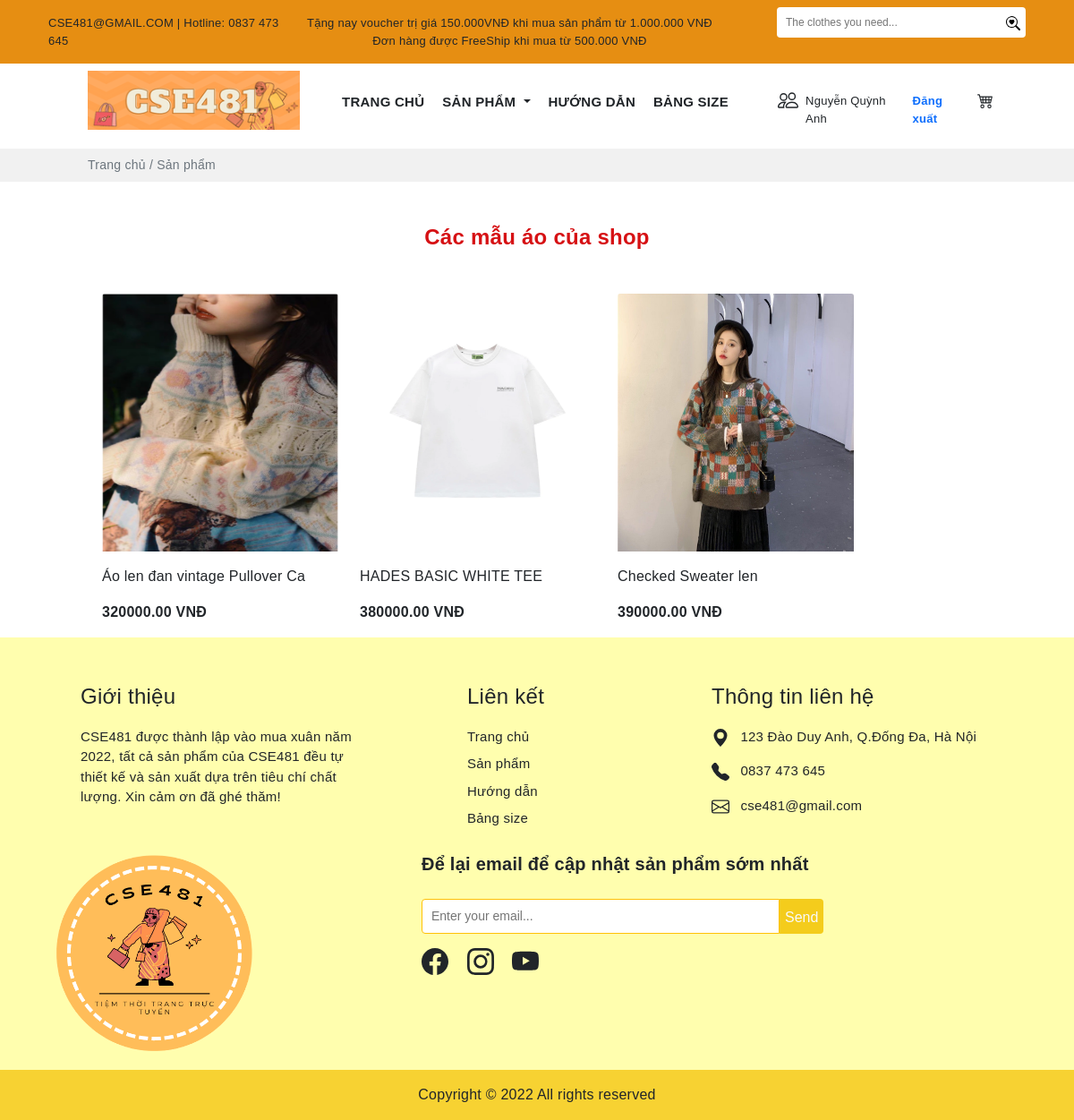
The page /product/top1.php?id=9 on the database its author committed.
### tables this page shows
CREATE TABLE `khachhang` (
  `MaK` int(11) NOT NULL,
  `TenK` varchar(100) DEFAULT NULL,
  `Gioitinh` varchar(10) DEFAULT NULL,
  `Ngaysinh` date DEFAULT NULL,
  `Diachi` varchar(100) DEFAULT NULL,
  `SĐT` varchar(10) DEFAULT NULL,
  `email` varchar(30) NOT NULL,
  `matkhau` varchar(50) DEFAULT NULL
);

CREATE TABLE `sanpham` (
  `MaSP` varchar(10) NOT NULL,
  `TenSP` varchar(30) DEFAULT NULL,
  `MaLH` varchar(10) NOT NULL,
  `Giaban` int(11) DEFAULT NULL,
  `Gianhap` int(11) DEFAULT NULL,
  `Tylegiamgia` double(2,2) DEFAULT NULL,
  `Soluong` int(11) DEFAULT NULL,
  `Mota` varchar(500) DEFAULT NULL,
  `Trangthai` varchar(30) DEFAULT NULL,
  `img` varchar(30) DEFAULT NULL,
  `Ngaynhap` date NOT NULL
);

### product/top1.php (the view, shortened to what this page needs)
<?php include('../config/database.php');
?>
<?php
$id =$_GET['id'];
    $sql3 = "SELECT * FROM khachhang, sanpham where khachhang.MaK='$id' ";
    $result3 = mysqli_query($conn,$sql3);
    if(mysqli_num_rows($result3)>0){
        $row = mysqli_fetch_assoc($result3);
        }
    ?>
<!DOCTYPE html>
<html lang="en">
<head>
    <link rel="stylesheet" href="https://cdn.jsdelivr.net/npm/bootstrap-icons@1.7.2/font/bootstrap-icons.css">
    <link href="https://cdn.jsdelivr.net/npm/bootstrap@5.1.3/dist/css/bootstrap.min.css" rel="stylesheet"
>
    <link rel="stylesheet" href="https://cdnjs.cloudflare.com/ajax/libs/OwlCarousel2/2.3.4/assets/owl.carousel.min.css"
 />
    <link rel="stylesheet"
        href="https://cdnjs.cloudflare.com/ajax/libs/OwlCarousel2/2.3.4/assets/owl.theme.default.min.css"
 />
    <link rel="stylesheet" href="../public/style.css">
</head>
<body>
    <div class="header">
        <div class="container-fluid" style="background:#e68e12;">
            <div class="container content">
                <div class="container">
                    <div class="row">
                        <div class="col py-3" style="font-size:13px;">
                            CSE481@GMAIL.COM | Hotline: 0837 473 645
                        </div>
                        <div class="col text-nowrap my-auto" style="font-size:13px;">
                            <p class="mb-0">
                                Tặng nay voucher trị giá 150.000VNĐ khi mua sản phẩm từ 1.000.000 VNĐ
                            </p>
                            <div class="text-center mx-auto">
                                Đơn hàng được FreeShip khi mua từ 500.000 VNĐ
                            </div>
                        </div>
                        <div class="col d-flex justify-content-end">
                            <div class="">
                                <form action="" method="GET">
                                    <div class="pt-2 ms-5 d-flex">
                                        <input class="py-2 rounded-start" type="text"
                                            style="border:none;padding-left: 10px;font-size:12px;width:250px"
                                            name="namesearch" placeholder="The clothes you need...">
                                        <button type="submit" class="border-0 rounded-0 rounded-end bg-white"> </button>
                                    </div>
                                </form>
                            </div>
                        </div>
                    </div>
                </div>
            </div>
        </div>
    </div>
    <section>
        <div class="container">
            <div class="row px-5">
                <div class="col-md-3 ">
                    <img src="../img/logo-hcn.png" alt="" class="mt-2 ms-2 img-fluid">
                </div>
                <div class="col-md ps-0 mt-4">
                    <div class="row">
                        <div class="col-md">
                            <ul class="nav justify-content-center">
                                <li class="nav-item fw-bold ">
                                    <a class="nav-link link-dark pe-1" style="font-size:15px" aria-current="page"
                                        href="../index1.php?id=<?php echo $row['email'];?>">TRANG CHỦ</a>
                                </li>
                                <li class="nav-item fw-bold">
                                    <a style="font-size:15px" class="pe-1 nav-link dropdown-toggle link-dark" href="#"
                                        id="navbarDarkDropdownMenuLink" role="button" data-bs-toggle="dropdown"
                                        aria-expanded="false">
                                        SẢN PHẨM
                                    </a>
                                </li>
                                <li class="nav-item fw-bold">
                                    <a class=" pe-1 nav-link link-dark" style="font-size:15px" href="../huongdan1.php?id=<?php echo $row['MaK']; ?>">HƯỚNG DẪN</a>
                                </li>
                                <li class="nav-item fw-bold">
                                    <a class="pe-1 nav-link link-dark" style="font-size:15px"href="../size1.php?id=<?php echo $row['MaK']; ?>">BẢNG SIZE</a>
                                </li>
                            </ul>
                        </div>
                        <div class="col-md-4 mt-1 d-flex">
                            <a href="../user.php?id=<?php echo $row['MaK'];?>" class="text-decoration-none link-dark">
                                <div class="d-flex">
                                    <p class="pt-1" style="font-size:13px"><?php echo $row['TenK']; ?></p>
                                </div>
                            </a>
                            <a href="logout.php" class="text-decoration-none link-dark">
                                <div class="ms-3">
                                    <p class="pt-1 fw-bold link-primary" style="font-size:13px">Đăng xuất</p>
                                </div>
                            </a>
                            <a href="../cart.php?id=<?php echo $row['MaK']?>">
                            </a>
                        </div>
                    </div>
                </div>
            </div>
        </div>
        <div class="mt-2" style="background:#f1f1f1">
            <div class="container">
                <p class="px-5 ms-2 py-2 text-muted" style="font-size:14px">Trang chủ / Sản phẩm</p>
            </div>
        </div>
    </section>
    <section>
        <div class="container">
            <div class="px-5 mt-5">
                <h4 class="mt-3 text-center fw-bold" style="color:#d61114;">
                Các mẫu áo của shop</h4>
                <div class="row d-flex  px-4 mt-5">
                    <?php
                $sql1 = "SELECT *, khachhang.MaK,sanpham.Giaban-(sanpham.Giaban*sanpham.Tylegiamgia) as Giagiam from khachhang,loaihang INNER JOIN sanpham
                ON  loaihang.MaLH=sanpham.MaLH where loaihang.MaLH='LH01' and khachhang.MaK='$id'";
                $res1 = mysqli_query($conn, $sql1);
                $count1 = mysqli_num_rows($res1);
                if($count1>0)
                {
                    while($row=mysqli_fetch_assoc($res1))
                    {
             ?>
                    <div class="card me-0 border-0" style="width: 18rem;">
                        <img src="../img/<?php echo $row['img'];?>" class="img-fluid card-img-top" alt="...">
                        <div class="card-body px-0">
                            <p class="card-text"><?php echo $row['TenSP']; ?></p>
                            <p class="d-inline fw-bold"><?php echo $row['Giagiam']; ?> VNĐ</p>
                        </div>
                    </div>
                    <?php
                    }
                }
                    ?>
                </div>
            </div>
        </div>
    </section>
    <section style="background:#fffeae;">
        <div class="container">
            <div style="font-size:15px" class="row px-5">
                <div class="col-md-4  me-5">
                    <p class="fs-4 mt-5">Giới thiệu</p>
                    <p class="">CSE481 được thành lập vào mua xuân năm
                        2022, tất cả sản phẩm của CSE481 đều tự thiết kế và sản xuất dựa trên tiêu chí chất lượng. Xin
                        cảm ơn đã ghé thăm!</p>
                </div>
                <div class="col-md-3 me-5 ps-5">
                    <p class="fs-4 mt-5">Liên kết</p>
                    <a class="link-dark text-decoration-none" href="">
                        <p class="mb-2">Trang chủ</p>
                    </a>
                    <a class="link-dark text-decoration-none" href="">
                        <p class="mb-2">Sản phẩm</p>
                    </a>
                    <a class="link-dark text-decoration-none" href="">
                        <p class="mb-2">Hướng dẫn</p>
                    </a>
                    <a class="link-dark text-decoration-none" href="">
                        <p class="mb-2">Bảng size</p>
                    </a>
                </div>
                <div class="col-md">
                    <p class="fs-4 mt-5">Thông tin liên hệ</p>
                    <div class="">
                        <svg xmlns="http://www.w3.org/2000/svg" width="20" height="20" fill="currentColor"
                            class="bi bi-geo-alt-fill d-inline" viewBox="0 0 16 16">
                            <path
                                d="M8 16s6-5.686 6-10A6 6 0 0 0 2 6c0 4.314 6 10 6 10zm0-7a3 3 0 1 1 0-6 3 3 0 0 1 0 6z" />
                        </svg>
                        <p class="ms-2 d-inline">123 Đào Duy Anh, Q.Đống Đa, Hà Nội</p>
                    </div>
                    <div class="mt-3">
                        <p class="ms-2 d-inline">0837 473 645</p>
                    </div>
                    <div class="mt-3">
                        <p class="ms-2 d-inline">cse481@gmail.com</p>
                    </div>
                </div>
            </div>
            <div class="row">
                <div class="col-md-3 me-5">
                    <img class="img-fluid" src="../img/1.png" alt="">
                </div>
                <div class="col">
                    <div class="ms-5 mt-3 ps-5">
                        <p class="fs-5 fw-bold">Để lại email để cập nhật sản phẩm sớm nhất</p>
                        <div class="">
                            <form action="" method="GET">
                                <div class="pt-2 d-flex">
                                    <input class="py-2 border border-warning rounded-start" type="text"
                                        style="padding-left: 10px;font-size:14px;width:400px" name=""
                                        placeholder="Enter your email...">
                                    <button type="submit" style="background:#f4cc1c;"
                                        class="border-0 rounded-0 rounded-end link-light">
                                        <p class="mt-1 mb-0">Send</p>
                                    </button>
                                </div>
                            </form>
                        </div>
                        <div class="mt-3">
                            <a href="#" class="me-3 icon link-dark"></a>
                            <a href="#" class="me-3 icon link-dark"></a>
                            <a href="#" class="me-3 icon link-dark"></a>
                        </div>
                    </div>
                </div>
            </div>
        </div>
        <p class="text-center py-3 mb-0" style="background:#f7d232;">Copyright © 2022 All rights reserved</p>
    </section>
</body>
</html>

### public/style.css (style rules this page uses)
body { font-family: 'Trebuchet MS', sans-serif; letter-spacing: 0.25px; }
.card img { width: 288px; height: 288px; }

### rows shown on the page
khachhang: TenK "Nguyễn Quỳnh Anh", sanpham.img (picture), sanpham.TenSP "Áo len đan vintage Pullover Ca", Giagiam "320000.00", sanpham.TenSP "HADES BASIC WHITE TEE", Giagiam "380000.00", sanpham.TenSP "Checked Sweater len", Giagiam "390000.00"
